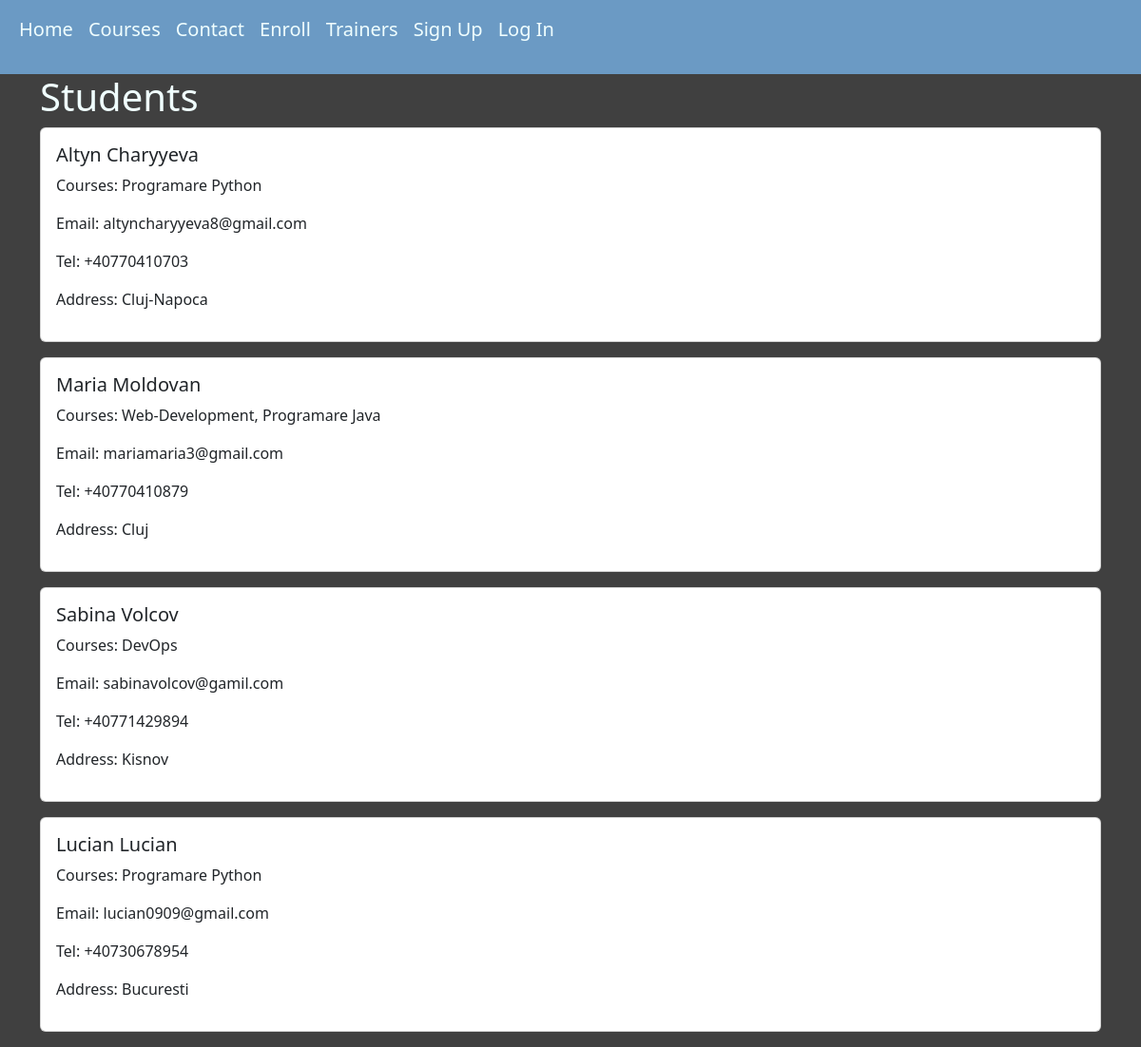
Before: /students (signed in) with the older database file.
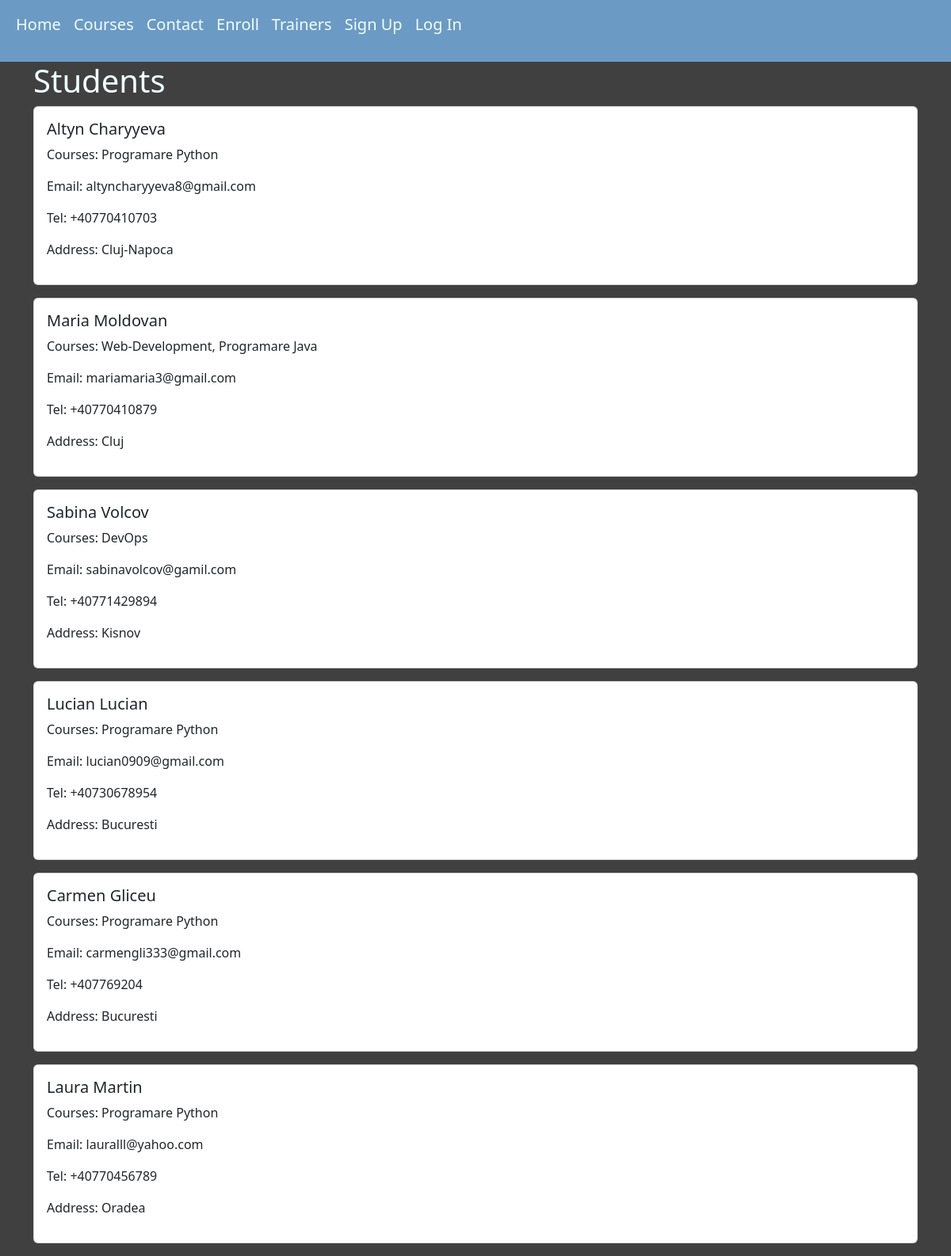
After: the same page with the newer database file.
### mainapp/models.py (models this page shows, shortened)
class Student(models.Model):
    name=models.CharField(max_length=50)
    surname=models.CharField(max_length=50)
    addres=models.CharField(max_length=200)
    email=models.EmailField()
    tel=models.CharField(max_length=40)
    trainers=models.ManyToManyField(Trainer, blank=True)
    course=models.ManyToManyField(Course, blank=True)
    create_date=models.DateTimeField(auto_now_add=True)
    modify_date=models.DateTimeField(auto_now=True)
    class Meta:
        db_table='student'

class Course(models.Model):
    course_name=models.CharField(max_length=100)
    description=models.TextField()
    cost=models.CharField(max_length=10)
    start_time=models.DateTimeField()
    orar=models.CharField(max_length=50)
    trainer=models.ForeignKey(Trainer, on_delete=models.CASCADE, blank=True, null=True)
    course_logo=models.CharField(max_length=500, null=True)
    create_date=models.DateTimeField(auto_now_add=True)
    modify_date=models.DateTimeField(auto_now=True)
    class Meta:
        db_table = 'course'

### mainapp/views.py (the view, shortened to what this page needs)
# urls.py: path('students', views.Students.as_view(), name='students'),
class Students(UserPassesTestMixin, ListView):
    model = models.Student
    template_name = 'mainapp/students.html'
    context_object_name = 'students'
    def test_func(self):
        return self.request.user.username.startswith('altyn')

### mainapp/templates/mainapp/students.html
{% extends 'mainapp/header.html' %}
{% block content %}
<h1>Students</h1>
{% for student in students %}
  <div class="card mb-3">
    <div class="card-body">
      <h5 class="card-title">{{ student.name }} {{ student.surname }}</h5>
      <p class="card-text">Courses:
        {% for course in student.course.all %}
          {{ course.course_name }}{% if not forloop.last %}, {% endif %}
        {% endfor %}
      </p>
      <p>Email: {{ student.email }}</p>
      <p>Tel: {{ student.tel }}</p>
      <p>Address: {{ student.addres }}</p>
    </div>
  </div>
{% endfor %}
{% endblock %}

### mainapp/templates/mainapp/header.html (shortened to what this page needs)
<!DOCTYPE html>
<html>
  <head>
    {% load static %}
    <link
      href="https://cdn.jsdelivr.net/npm/bootstrap@5.3.2/dist/css/bootstrap.min.css"
      rel="stylesheet"
    />
    {% load static %}
    {% include "mainapp/include/navbar.html" %}
  </head>
  <body>
    <div class="container">{% block content %} {% endblock %}</div>
  </body>
</html>

### mainapp/templates/mainapp/include/navbar.html (shortened to what this page needs)
{% load static %}
<nav class="navbar navbar-expand-lg navbar-expand" style="background-color: #6b9ac4">
    <div class="container-fluid">
        <ul class="navbar-nav">
            <li class="nav-item">
                <a class="nav-link" href="/"><p class="fs-5">Home</p></a>
            </li>
            <li class="nav-item">
                <a class="nav-link" href="/courses"><p class="fs-5">Courses</p></a>
            </li>
            <li class="nav-item">
                <a class="nav-link" href="/contact"><p class="fs-5">Contact</p></a>
            </li>
            <li class "nav-item">
                <a class="nav-link" href="/enroll"><p class="fs-5">Enroll</p></a>
            </li>
            <li class "nav-item">
                <a class="nav-link" href="/trainers"><p class="fs-5">Trainers</p></a>
            </li>
            <li class "nav-item">
                <a class="nav-link" href="/register"><p class="fs-5">Sign Up</p></a>
            </li>
            <li class "nav-item">
                <a class="nav-link" href="/login"><p class="fs-5">Log In</p></a>
            </li>
        </ul>
    </div>
</nav>

### mainapp/templates/mainapp/header.html (style rules this page uses)
body { background-color: #404040; background-size: cover; background-repeat: no-repeat; background-attachment: fixed; color: azure; }

### mainapp/templates/mainapp/include/navbar.html (style rules this page uses)
body { color: azure; }
.nav-link { color: azure; }

Changed rows visible on the page:
added Student: name "Carmen", surname "Gliceu", email "carmengli333@gmail.com", tel "+407769204", addres "Bucuresti", Course (course_name "Programare Python")
added Student: name "Laura", surname "Martin", email "lauralll@yahoo.com", tel "+40770456789", addres "Oradea", Course (course_name "Programare Python")
